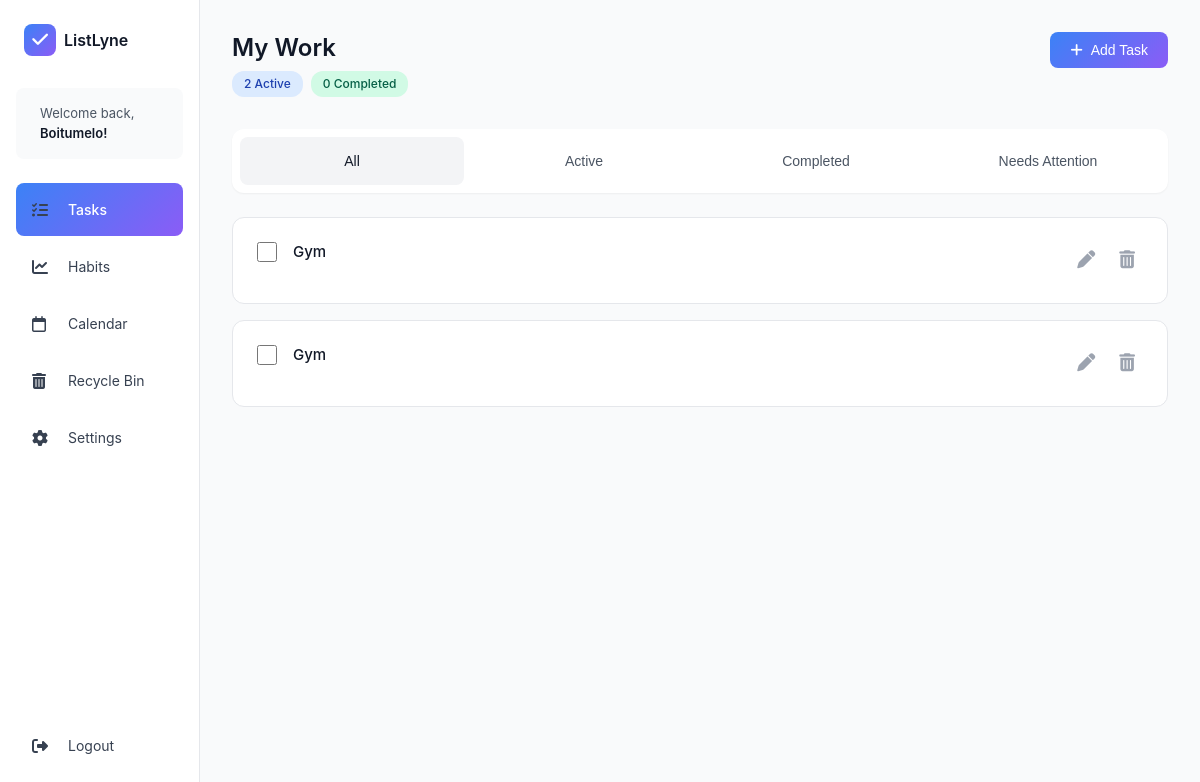
The page /dashboard/ (signed in) on the database its author committed.
### todo_app/models.py (models this page shows, shortened)
class UserProfile(models.Model):
    user = models.OneToOneField(User, on_delete=models.CASCADE, related_name='profile')
    custom_name = models.CharField(max_length=100, default='User')
    productivity_preference = models.CharField(
        max_length=20,
        choices=PRODUCTIVITY_PREFERENCE,
        default='anytime',
        help_text="When are you most productive?"
    )
    onboarding_completed = models.BooleanField(default=False)
    theme_mode = models.CharField(max_length=20, choices=THEME_MODES, default='light')
    primary_color = models.CharField(max_length=7, default='#3b82f6')  # Blue
    secondary_color = models.CharField(max_length=7, default='#8b5cf6')  # Purple
    accent_color = models.CharField(max_length=7, default='#ec4899')  # Pink
    created_at = models.DateTimeField(auto_now_add=True)

class Task(models.Model):
    user = models.ForeignKey(User, on_delete=models.CASCADE, related_name='tasks')
    title = models.CharField(max_length=200)
    description = models.TextField(blank=True, null=True)
    due_date = models.DateField(null=True, blank=True)
    due_time = models.TimeField(null=True, blank=True)
    is_completed = models.BooleanField(default=False)
    priority = models.IntegerField(choices=PRIORITY_CHOICES, default=3)
    reminder_set = models.BooleanField(default=False)
    reminder_sent = models.BooleanField(default=False)
    completed_at = models.DateTimeField(null=True, blank=True)
    created_at = models.DateTimeField(auto_now_add=True)
    updated_at = models.DateTimeField(auto_now=True)
    is_deleted = models.BooleanField(default=False)
    deleted_at = models.DateTimeField(null=True, blank=True)
    class Meta:
        ordering = ['is_completed', 'priority', 'due_date', 'due_time', 'created_at']
    def is_overdue(self):
        if not self.due_date or self.is_completed:
            return False
        return self.due_date < date.today()

### todo_app/views.py (the view)
# urls.py: path('dashboard/', views.dashboard_view, name='dashboard'),
@login_required
def dashboard_view(request):
    profile = request.user.profile if hasattr(request.user, 'profile') else None
    all_tasks = Task.objects.filter(user=request.user, is_deleted=False)
    active_tasks = all_tasks.filter(is_completed=False)
    completed_tasks = all_tasks.filter(is_completed=True)
    attention_tasks = active_tasks.filter(
        models.Q(due_date__lt=timezone.now().date()) |  # Overdue
        models.Q(priority=1)  # High priority
    ).distinct()
    context = {
        'all_tasks': all_tasks,
        'active_tasks': active_tasks,
        'completed_tasks': completed_tasks,
        'attention_tasks': attention_tasks,
        'active_count': active_tasks.count(),
        'completed_count': completed_tasks.count(),
        'needs_attention_count': attention_tasks.count(),
        'priorities': Task._meta.get_field('priority').choices,
        'profile': profile,
        'user_name': profile.custom_name if profile else request.user.username,
    }
    return render(request, 'todo_app/dashboard.html', context)

### todo_app/templates/todo_app/dashboard.html (shortened to what this page needs)
{% extends "todo_app/base_with_sidebar.html" %}
{% load static %}
{% block main_content %}
<div class="tasks-container">
    <div class="page-header">
        <div class="header-left">
            <h1 class="page-title">My Work</h1>
            <div class="status-badges">
                <span class="status-badge active">{{ active_count }} Active</span>
                <span class="status-badge completed">{{ completed_count }} Completed</span>
            </div>
        </div>
        <button id="add-task-btn" class="add-btn gradient-add-btn">
            <i class="fa-solid fa-plus"></i> Add Task
        </button>
    </div>
    <div class="tabs-container">
        <button class="tab-button active" data-tab="all">All</button>
        <button class="tab-button" data-tab="active">Active</button>
        <button class="tab-button" data-tab="completed">Completed</button>
        <button class="tab-button" data-tab="attention">
            Needs Attention
        </button>
    </div>
    <div class="tab-content active" id="all-tab">
        {% if not all_tasks %}
        <div class="empty-state">
            <div class="empty-icon">
                <i class="fa-regular fa-circle-check"></i>
            </div>
            <p class="empty-text">No tasks yet</p>
        </div>
        {% else %}
        <div class="tasks-list">
            {% for task in all_tasks %}
            <div class="task-card {% if task.is_overdue %}overdue-task{% endif %}">
                <form method="POST" action="{% url 'complete_task' task.id %}" class="task-checkbox-form">
                    <input type="checkbox" {% if task.is_completed %}checked{% endif %} onchange="this.form.submit()">
                </form>
                <div class="task-content">
                    <div class="task-header">
                        <h3 class="task-title {% if task.is_completed %}completed{% endif %}">{{ task.title }}</h3>
                    </div>
                </div>
                <div class="task-actions">
                    <button type="button" class="edit-icon"
                            data-task-id="{{ task.id }}"
                            data-task-title="{{ task.title }}"
                            data-task-description="{{ task.description }}"
                            data-task-due-date="{{ task.due_date|date:"Y-m-d"|default:"" }}"
                            data-task-due-time="{{ task.due_time|time:"H:i"|default:"" }}"
                            data-task-priority="{{ task.priority }}">
                        <i class="fa-solid fa-pen"></i>
                    </button>
                    <form method="POST" action="{% url 'delete_task' task.id %}" onsubmit="return confirm('Delete this task?');">
                        <button type="submit" class="delete-icon">
                            <i class="fa-solid fa-trash-can"></i>
                        </button>
                    </form>
                </div>
            </div>
            {% endfor %}
        </div>
        {% endif %}
    </div>
</div>
{% endblock %}

### todo_app/templates/todo_app/partials/sidebar.html
{% load static %}
<aside class="sidebar">
    <div class="sidebar-header">
        <div class="logo-container">
            <div class="logo-icon">
                <i class="fa-solid fa-check"></i>
            </div>
            <span class="logo-text">ListLyne</span>
        </div>
    </div>
    <div class="sidebar-welcome">
        <p>Welcome back,</p>
        <p class="user-name">{{ user_name|default:user.username }}!</p>
    </div>
    <nav class="sidebar-nav">
        <a href="{% url 'dashboard' %}" class="nav-item {% if request.resolver_match.url_name == 'dashboard' %}active{% endif %}">
            <i class="fa-solid fa-list-check"></i>
            <span>Tasks</span>
        </a>
        <a href="{% url 'habits_view' %}" class="nav-item {% if request.resolver_match.url_name == 'habits_view' %}active{% endif %}">
            <i class="fa-solid fa-chart-line"></i>
            <span>Habits</span>
        </a>
        <a href="{% url 'calendar_view' %}" class="nav-item {% if request.resolver_match.url_name == 'calendar_view' %}active{% endif %}">
            <i class="fa-regular fa-calendar"></i>
            <span>Calendar</span>
        </a>
        <a href="{% url 'recycle_bin' %}" class="nav-item {% if request.resolver_match.url_name == 'recycle_bin' %}active{% endif %}">
            <i class="fa-solid fa-trash-can"></i>
            <span>Recycle Bin</span>
        </a>
        <a href="{% url 'settings_view' %}" class="nav-item {% if request.resolver_match.url_name == 'settings_view' %}active{% endif %}">
            <i class="fa-solid fa-gear"></i>
            <span>Settings</span>
        </a>
    </nav>
    <div class="sidebar-footer">
        <a href="{% url 'logout' %}" class="nav-item logout-btn">
            <i class="fa-solid fa-right-from-bracket"></i>
            <span>Logout</span>
        </a>
    </div>
</aside>

### todo_app/static/css/theme-system.css (style rules this page uses)
:root { --primary-color: #3b82f6; --secondary-color: #8b5cf6; --accent-color: #ec4899; --color-active: #0d6efd; --color-completed: #10b981; --color-overdue: #ef4444; --color-attention: #f59e0b; --gray-50: #f9fafb; --gray-100: #f3f4f6; --gray-200: #e5e7eb; --gray-300: #d1d5db; --gray-400: #9ca3af; --gray-500: #6b7280; --gray-600: #4b5563; --gray-700: #374151; --gray-800: #1f2937; --gray-900: #111827; --font-primary: -apple-system, BlinkMacSystemFont, 'Segoe UI', 'Roboto', 'Oxygen', 'Ubuntu', 'Helvetica Neue', sans-serif; --sidebar-width: 200px; --content-max-width: 1400px; --spacing-xs: 4px; --spacing-sm: 8px; --spacing-md: 16px; --spacing-lg: 24px; --spacing-xl: 32px; --spacing-2xl: 48px; --radius-sm: 6px; --radius-md: 8px; --radius-lg: 12px; --radius-xl: 20px; --shadow-sm: 0 1px 2px 0 rgba(0, 0, 0, 0.05); --shadow-md: 0 4px 6px -1px rgba(0, 0, 0, 0.1); --shadow-lg: 0 10px 15px -3px rgba(0, 0, 0, 0.1); --shadow-xl: 0 20px 60px rgba(0, 0, 0, 0.15); }
* { margin: 0; padding: 0; box-sizing: border-box; }
body { font-family: var(--font-primary); background: var(--gray-50); color: var(--gray-900); line-height: 1.6; transition: background-color 0.3s ease, color 0.3s ease; }
h1, h2, h3, h4, h5, h6 { font-family: var(--font-primary); font-weight: 600; line-height: 1.3; }
body[data-theme="light"] { background: var(--gray-50); color: var(--gray-900); }
body[data-theme="light"] .sidebar { background: white; border-right-color: var(--gray-200); }
body[data-theme="light"] .task-card, body[data-theme="light"] .habit-card, body[data-theme="light"] .calendar-container, body[data-theme="light"] .settings-section, body[data-theme="light"] .tabs-container { background: white; border-color: var(--gray-200); color: var(--gray-900); }
body[data-theme="light"] .page-title, body[data-theme="light"] .section-heading, body[data-theme="light"] .task-title, body[data-theme="light"] .habit-title { color: var(--gray-900); }
body[data-theme="light"] .nav-item { color: var(--gray-700); }
.gradient-add-btn, .btn-primary, .btn-apply, .gradient-btn { background: linear-gradient(135deg, var(--primary-color), var(--secondary-color)) !important; color: white; }
.nav-item.active { background: linear-gradient(135deg, var(--primary-color), var(--secondary-color)) !important; color: white; }
.logo-icon { background: linear-gradient(135deg, var(--primary-color), var(--secondary-color)) !important; }
body, .sidebar, .main-content, .task-card, .habit-card, .settings-section, .calendar-container, .tabs-container, .form-input, .modal-dialog { transition: background-color 0.3s ease, color 0.3s ease, border-color 0.3s ease; }

### rows shown on the page
UserProfile: custom_name.username "Boitumelo"
Task: title "Gym"
Task: title "Gym"

### other values the page prints
{{ active_count }} "2"
{{ completed_count }} "0"
